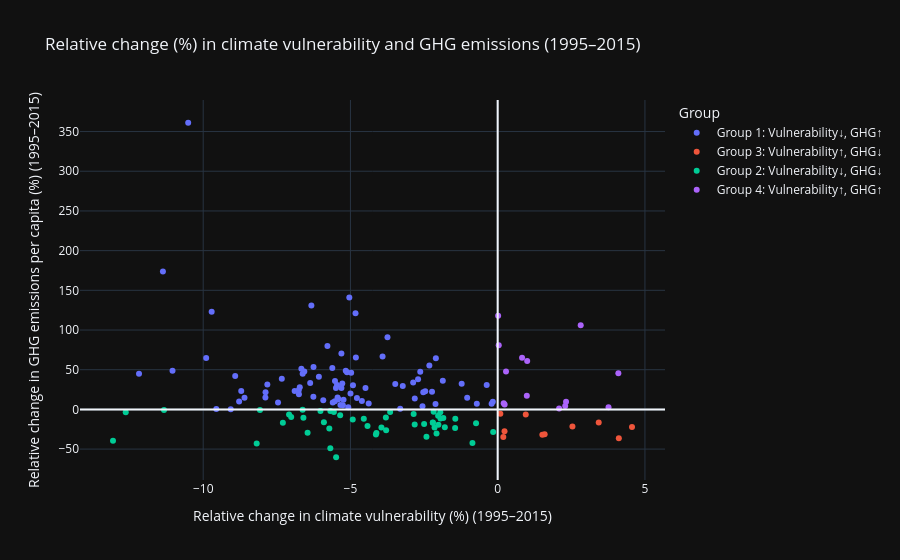

This figure's notebook cell:
### Markdown cell above
## Daten laden
Als erstes Schritt reproduzieren wir die Ergebnisse des Papers Grecequet et al. (2019), Select but diverse countries are reducing both climate vulnerability and CO₂ emissions

### Code cell
vuln = pd.read_csv("data/vulnerability.csv")
edgar = pd.read_csv("data/EDGAR_GHG_per_capita.csv").rename(
    columns={"EDGAR Country Code": "ISO3", "Country": "Name"}
)

START, END = 1995, 2015

# --------------------------------------------------
# Relative Veränderung
# --------------------------------------------------
def relative_change(df, start, end):
    out = df[["ISO3", "Name", str(start), str(end)]].copy()
    out["rel_change"] = (out[str(end)] - out[str(start)]) / out[str(start)] * 100
    return out[["ISO3", "Name", "rel_change"]]

v_rel = relative_change(vuln, START, END).rename(
    columns={"rel_change": "vuln_rel_pct"}
)
e_rel = relative_change(edgar, START, END).rename(
    columns={"rel_change": "emi_rel_pct"}
)

# --------------------------------------------------
# Merge für Gruppierung & Plot
# --------------------------------------------------
df = v_rel.merge(e_rel, on=["ISO3", "Name"], how="inner").dropna()

# --------------------------------------------------
# Gruppenzuweisung (Quadranten)
# --------------------------------------------------
def assign_group(vuln_x, emi_y):
    if vuln_x < 0 and emi_y > 0:
        return "Group 1: Vulnerability↓, GHG↑"
    if vuln_x < 0 and emi_y < 0:
        return "Group 2: Vulnerability↓, GHG↓"
    if vuln_x > 0 and emi_y < 0:
        return "Group 3: Vulnerability↑, GHG↓"
    if vuln_x > 0 and emi_y > 0:
        return "Group 4: Vulnerability↑, GHG↑"
    return "On axis (0-change)"

df["group"] = [
    assign_group(x, y)
    for x, y in zip(df["vuln_rel_pct"], df["emi_rel_pct"])
]

# --------------------------------------------------
# Scatterplot (wie im Paper)
# --------------------------------------------------
fig = px.scatter(
    df,
    x="vuln_rel_pct",
    y="emi_rel_pct",
    color="group",
    hover_name="Name",
    hover_data={
        "ISO3": True,
        "group": True,
        "emi_rel_pct": ":.2f",
        "vuln_rel_pct": ":.2f",
    },
    labels={
        "vuln_rel_pct": "Relative change in climate vulnerability (%) (1995–2015)",
        "emi_rel_pct": "Relative change in GHG emissions per capita (%) (1995–2015)",
        "group": "Group"
    },
    title="Relative change (%) in climate vulnerability and GHG emissions (1995–2015)"
)

fig.add_vline(x=0)
fig.add_hline(y=0)
fig.show()

# ==================================================
# >>> NEU: Absolute Veränderungen (1995 minus 2015)
# ==================================================

# Einzelwerte holen
v_abs = vuln[["ISO3", "1995", "2015"]].rename(
    columns={"1995": "vuln_1995", "2015": "vuln_2015"}
)
e_abs = edgar[["ISO3", "1995", "2015"]].rename(
    columns={"1995": "emi_1995", "2015": "emi_2015"}
)

# In df mergen
df = df.merge(v_abs, on="ISO3", how="left")
df = df.merge(e_abs, on="ISO3", how="left")

# Absolute Differenzen berechnen
df["vuln_diff_95_15"] = df["vuln_1995"] - df["vuln_2015"]
df["emi_diff_95_15"]  = df["emi_1995"]  - df["emi_2015"]

# --------------------------------------------------
# Ausgabe (Beispiel: Group 2)
# --------------------------------------------------
group2_95_15 = df[df["group"].str.startswith("Group 2")].copy()

group2_95_15 = group2_95_15.sort_values("vuln_rel_pct")

group2_95_15[[
    "ISO3",
    "Name",
    "vuln_rel_pct",
    "emi_rel_pct",
    "vuln_diff_95_15",
    "emi_diff_95_15"
]]

### Figure 1 — Plotly figure (JSON) as saved in the notebook; plotly's stock layout.template omitted (floating-point values rounded to 4 significant figures; data arrays with more than 128 entries replaced by an {"elided": "..."} marker saying what was removed)
{"data": [{"customdata": {"elided": "81x2 str values"}, "hovertemplate": "<b>%{hovertext}</b><br><br>Group=%{customdata[1]}<br>Relative change in climate vulnerability (%) (1995–2015)=%{x:.2f}<br>Relative change in GHG emissions per capita (%) (1995–2015)=%{y:.2f}<br>ISO3=%{customdata[0]}<extra></extra>", "hovertext": ["Afghanistan", "Albania", "Algeria", "Argentina", "Armenia", "Azerbaijan", "Bangladesh", "Belarus", "Belize", "Bhutan", "Bosnia and Herzegovina", "Brazil", "Burkina Faso", "Cambodia", "Chile", "China", "Comoros", "Croatia", "Cuba", "Dominica", "Dominican Republic", "Ecuador", "Egypt", "El Salvador", "Equatorial Guinea", "Estonia", "Ethiopia", "Georgia", "Ghana", "Grenada", "Guatemala", "Guinea", "Guinea-Bissau", "Guyana", "Haiti", "Honduras", "Iceland", "India", "Indonesia", "Iraq", "Kazakhstan", "Kenya", "Kiribati", "Kyrgyzstan", "Latvia", "Lesotho", "Lithuania", "Malawi", "Malaysia", "Maldives", "Mali", "Mexico", "Mongolia", "Morocco", "Mozambique", "Namibia", "Nepal", "Nicaragua", "Niger", "Oman", "Pakistan", "Panama", "Paraguay", "Peru", "Philippines", "Saint Lucia", "Saint Vincent and the Grenadines", "Saudi Arabia", "Senegal", "Seychelles", "Sierra Leone", "South Africa", "Suriname", "Thailand", "Togo", "Trinidad and Tobago", "Tunisia", "Turkmenistan", "Uganda", "Uruguay", "Viet Nam"], "legendgroup": "Group 1: Vulnerability↓, GHG↑", "marker": {"color": "#636efa", "symbol": "circle"}, "mode": "markers", "name": "Group 1: Vulnerability↓, GHG↑", "orientation": "v", "showlegend": true, "x": [-4.78, -8.913, -5.6, -0.1654, -9.899, -9.556, -6.567, -4.381, -7.459, -3.478, -10.51, -8.708, -6.895, -5.306, -6.072, -5.039, -5.41, -2.527, -0.2059, -7.888, -1.223, -2.816, -5.277, -5.922, -3.742, -1.036, -6.757, -2.321, -3.91, -5.16, -6.367, -2.1, -3.31, -3.223, -2.459, -2.87, -6.259, -5.615, -4.976, -2.553, -9.064, -4.998, -5.781, -5.117, -5.438, -5.074, -6.72, -7.883, -5.307, -11.37, -2.704, -5.341, -12.18, -11.04, -2.63, -4.611, -8.78, -6.623, -2.111, -5.525, -6.749, -5.492, -8.598, -7.822, -5.235, -6.666, -7.331, -6.254, -2.23, -4.827, -0.7091, -5.256, -4.489, -1.864, -5.456, -6.326, -0.3733, -4.815, -4.914, -5.528, -9.713], "xaxis": "x", "y": [14.25, 42.2, 8.764, 9.627, 64.63, 0.3625, 47.73, 7.521, 8.587, 32.15, 361.1, 23.04, 23.11, 27.04, 41.13, 141.0, 12.73, 21.71, 6.973, 15.11, 32.39, 13.64, 32.76, 11.44, 90.97, 14.7, 24.25, 55.17, 66.55, 48.77, 33.13, 64.59, 0.9445, 29.52, 22.85, 33.99, 16.03, 52.13, 46.24, 4.04, 0.1721, 20.15, 79.92, 46.84, 15.03, 2.765, 27.83, 21.46, 70.38, 173.6, 37.86, 5.684, 45.04, 48.78, 47.48, 10.73, 10.02, 44.89, 6.894, 35.87, 19.2, 26.85, 14.7, 31.38, 12.02, 51.15, 38.51, 53.48, 22.34, 121.2, 7.011, 5.199, 27.09, 36.13, 30.89, 131.0, 30.76, 65.25, 30.33, 10.33, 123.1], "yaxis": "y", "type": "scatter"}, {"customdata": [["AGO", "Group 3: Vulnerability↑, GHG↓"], ["AUS", "Group 3: Vulnerability↑, GHG↓"], ["DJI", "Group 3: Vulnerability↑, GHG↓"], ["ERI", "Group 3: Vulnerability↑, GHG↓"], ["JPN", "Group 3: Vulnerability↑, GHG↓"], ["MDG", "Group 3: Vulnerability↑, GHG↓"], ["NLD", "Group 3: Vulnerability↑, GHG↓"], ["SWE", "Group 3: Vulnerability↑, GHG↓"], ["GBR", "Group 3: Vulnerability↑, GHG↓"], ["ZWE", "Group 3: Vulnerability↑, GHG↓"]], "hovertemplate": "<b>%{hovertext}</b><br><br>Group=%{customdata[1]}<br>Relative change in climate vulnerability (%) (1995–2015)=%{x:.2f}<br>Relative change in GHG emissions per capita (%) (1995–2015)=%{y:.2f}<br>ISO3=%{customdata[0]}<extra></extra>", "hovertext": ["Angola", "Australia", "Djibouti", "Eritrea", "Japan", "Madagascar", "Netherlands", "Sweden", "United Kingdom", "Zimbabwe"], "legendgroup": "Group 3: Vulnerability↑, GHG↓", "marker": {"color": "#EF553B", "symbol": "circle"}, "mode": "markers", "name": "Group 3: Vulnerability↑, GHG↓", "orientation": "v", "showlegend": true, "x": [2.538, 0.08997, 1.517, 3.431, 0.9535, 0.2321, 4.561, 0.1904, 4.114, 1.595], "xaxis": "x", "y": [-21.67, -5.381, -31.79, -16.54, -6.534, -27.47, -22.21, -34.78, -36.3, -31.35], "yaxis": "y", "type": "scatter"}, {"customdata": [["ATG", "Group 2: Vulnerability↓, GHG↓"], ["AUT", "Group 2: Vulnerability↓, GHG↓"], ["BHS", "Group 2: Vulnerability↓, GHG↓"], ["BHR", "Group 2: Vulnerability↓, GHG↓"], ["BEL", "Group 2: Vulnerability↓, GHG↓"], ["BWA", "Group 2: Vulnerability↓, GHG↓"], ["BGR", "Group 2: Vulnerability↓, GHG↓"], ["CMR", "Group 2: Vulnerability↓, GHG↓"], ["CAN", "Group 2: Vulnerability↓, GHG↓"], ["COL", "Group 2: Vulnerability↓, GHG↓"], ["COG", "Group 2: Vulnerability↓, GHG↓"], ["CRI", "Group 2: Vulnerability↓, GHG↓"], ["CYP", "Group 2: Vulnerability↓, GHG↓"], ["DNK", "Group 2: Vulnerability↓, GHG↓"], ["FJI", "Group 2: Vulnerability↓, GHG↓"], ["FIN", "Group 2: Vulnerability↓, GHG↓"], ["GAB", "Group 2: Vulnerability↓, GHG↓"], ["DEU", "Group 2: Vulnerability↓, GHG↓"], ["GRC", "Group 2: Vulnerability↓, GHG↓"], ["HUN", "Group 2: Vulnerability↓, GHG↓"], ["IRL", "Group 2: Vulnerability↓, GHG↓"], ["JAM", "Group 2: Vulnerability↓, GHG↓"], ["JOR", "Group 2: Vulnerability↓, GHG↓"], ["KWT", "Group 2: Vulnerability↓, GHG↓"], ["LBN", "Group 2: Vulnerability↓, GHG↓"], ["LUX", "Group 2: Vulnerability↓, GHG↓"], ["MLT", "Group 2: Vulnerability↓, GHG↓"], ["MRT", "Group 2: Vulnerability↓, GHG↓"], ["NZL", "Group 2: Vulnerability↓, GHG↓"], ["NGA", "Group 2: Vulnerability↓, GHG↓"], ["NOR", "Group 2: Vulnerability↓, GHG↓"], ["PLW", "Group 2: Vulnerability↓, GHG↓"], ["POL", "Group 2: Vulnerability↓, GHG↓"], ["PRT", "Group 2: Vulnerability↓, GHG↓"], ["QAT", "Group 2: Vulnerability↓, GHG↓"], ["ROU", "Group 2: Vulnerability↓, GHG↓"], ["RWA", "Group 2: Vulnerability↓, GHG↓"], ["SGP", "Group 2: Vulnerability↓, GHG↓"], ["SVK", "Group 2: Vulnerability↓, GHG↓"], ["SVN", "Group 2: Vulnerability↓, GHG↓"], ["SOM", "Group 2: Vulnerability↓, GHG↓"], ["TJK", "Group 2: Vulnerability↓, GHG↓"], ["UKR", "Group 2: Vulnerability↓, GHG↓"], ["ARE", "Group 2: Vulnerability↓, GHG↓"], ["USA", "Group 2: Vulnerability↓, GHG↓"], ["UZB", "Group 2: Vulnerability↓, GHG↓"], ["VUT", "Group 2: Vulnerability↓, GHG↓"], ["YEM", "Group 2: Vulnerability↓, GHG↓"]], "hovertemplate": "<b>%{hovertext}</b><br><br>Group=%{customdata[1]}<br>Relative change in climate vulnerability (%) (1995–2015)=%{x:.2f}<br>Relative change in GHG emissions per capita (%) (1995–2015)=%{y:.2f}<br>ISO3=%{customdata[0]}<extra></extra>", "hovertext": ["Antigua and Barbuda", "Austria", "Bahamas", "Bahrain", "Belgium", "Botswana", "Bulgaria", "Cameroon", "Canada", "Colombia", "Congo", "Costa Rica", "Cyprus", "Denmark", "Fiji", "Finland", "Gabon", "Germany", "Greece", "Hungary", "Ireland", "Jamaica", "Jordan", "Kuwait", "Lebanon", "Luxembourg", "Malta", "Mauritania", "New Zealand", "Nigeria", "Norway", "Palau", "Poland", "Portugal", "Qatar", "Romania", "Rwanda", "Singapore", "Slovakia", "Slovenia", "Somalia", "Tajikistan", "Ukraine", "United Arab Emirates", "United States", "Uzbekistan", "Vanuatu", "Yemen"], "legendgroup": "Group 2: Vulnerability↓, GHG↓", "marker": {"color": "#00cc96", "symbol": "circle"}, "mode": "markers", "name": "Group 2: Vulnerability↓, GHG↓", "orientation": "v", "showlegend": true, "x": [-2.174, -2.023, -1.795, -2.077, -3.947, -11.33, -6.018, -2.202, -1.948, -5.562, -5.349, -12.63, -1.942, -0.857, -6.597, -1.446, -5.682, -2.819, -0.7352, -4.921, -5.901, -4.118, -5.682, -7.294, -8.072, -3.788, -0.1527, -1.846, -4.547, -8.184, -2.854, -5.487, -2.498, -6.625, -3.652, -5.718, -6.455, -1.439, -4.421, -7.012, -4.135, -7.084, -13.06, -2.419, -2.012, -3.796, -2.203, -2.144], "xaxis": "x", "y": [-2.961, -7.953, -22.39, -30.21, -22.82, -0.7109, -2.138, -16.7, -3.479, -3.265, -7.407, -3.433, -11.33, -42.42, -10.42, -23.4, -48.94, -19.04, -17.58, -12.77, -16.07, -29.7, -2.096, -16.86, -0.8017, -26.2, -28.53, -10.8, -11.63, -43.08, -5.898, -60.27, -18.48, -0.5314, -3.175, -23.99, -29.47, -11.76, -20.83, -9.709, -31.77, -6.48, -39.54, -34.6, -19.43, -10.1, -16.63, -22.73], "yaxis": "y", "type": "scatter"}, {"customdata": [["BRB", "Group 4: Vulnerability↑, GHG↑"], ["BEN", "Group 4: Vulnerability↑, GHG↑"], ["BDI", "Group 4: Vulnerability↑, GHG↑"], ["CAF", "Group 4: Vulnerability↑, GHG↑"], ["TCD", "Group 4: Vulnerability↑, GHG↑"], ["LBR", "Group 4: Vulnerability↑, GHG↑"], ["MUS", "Group 4: Vulnerability↑, GHG↑"], ["PNG", "Group 4: Vulnerability↑, GHG↑"], ["WSM", "Group 4: Vulnerability↑, GHG↑"], ["SLB", "Group 4: Vulnerability↑, GHG↑"], ["LKA", "Group 4: Vulnerability↑, GHG↑"], ["TLS", "Group 4: Vulnerability↑, GHG↑"], ["TON", "Group 4: Vulnerability↑, GHG↑"], ["ZMB", "Group 4: Vulnerability↑, GHG↑"]], "hovertemplate": "<b>%{hovertext}</b><br><br>Group=%{customdata[1]}<br>Relative change in climate vulnerability (%) (1995–2015)=%{x:.2f}<br>Relative change in GHG emissions per capita (%) (1995–2015)=%{y:.2f}<br>ISO3=%{customdata[0]}<extra></extra>", "hovertext": ["Barbados", "Benin", "Burundi", "Central African Republic", "Chad", "Liberia", "Mauritius", "Papua New Guinea", "Samoa", "Solomon Islands", "Sri Lanka", "Timor-Leste", "Tonga", "Zambia"], "legendgroup": "Group 4: Vulnerability↑, GHG↑", "marker": {"color": "#ab63fa", "symbol": "circle"}, "mode": "markers", "name": "Group 4: Vulnerability↑, GHG↑", "orientation": "v", "showlegend": true, "x": [2.321, 0.03577, 2.086, 2.293, 0.2834, 4.097, 0.01536, 0.9893, 0.8279, 0.203, 1.002, 2.819, 3.764, 0.2349], "xaxis": "x", "y": [9.544, 80.81, 1.233, 4.28, 47.69, 45.69, 118.0, 17.15, 64.99, 7.691, 60.94, 106.1, 2.811, 6.097], "yaxis": "y", "type": "scatter"}], "layout": {"xaxis": {"anchor": "y", "domain": [0.0, 1.0], "title": {"text": "Relative change in climate vulnerability (%) (1995–2015)"}}, "yaxis": {"anchor": "x", "domain": [0.0, 1.0], "title": {"text": "Relative change in GHG emissions per capita (%) (1995–2015)"}}, "legend": {"title": {"text": "Group"}, "tracegroupgap": 0}, "title": {"text": "Relative change (%) in climate vulnerability and GHG emissions (1995–2015)"}, "shapes": [{"type": "line", "x0": 0, "x1": 0, "xref": "x", "y0": 0, "y1": 1, "yref": "y domain"}, {"type": "line", "x0": 0, "x1": 1, "xref": "x domain", "y0": 0, "y1": 0, "yref": "y"}]}}
